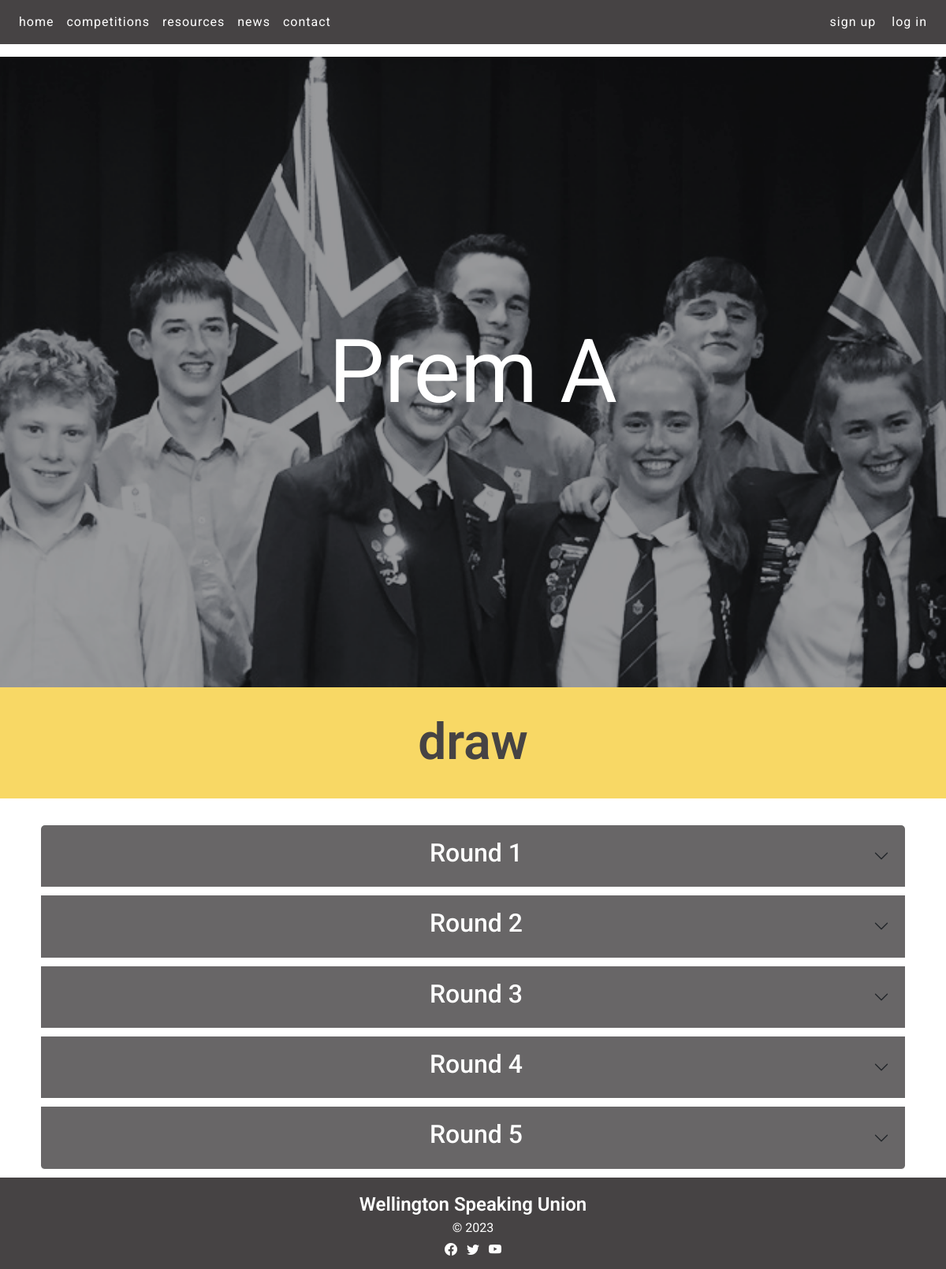
The page /draw?grade=Prem+A on the database its author committed.
### tables this page shows
CREATE TABLE draw(
    draw_id integer primary key autoincrement not null,
    grade text not null,
    round integer not null,
    affirming text not null,
    negating text not null,
    winner text
);

### server.py (the view)
@app.route ('/draw')
def draw():
    data = request.args
    if 'grade' not in data.keys():
        return render_template("error.html", message="No grade found")
    print(data)
    query_grade = data['grade']
    sql = """select draw_id, grade, round, affirming, negating, winner from draw where grade=?"""
    values_tuple = (query_grade,)
    result = run_search_query_tuples(sql,values_tuple,db_path,True)
    print(result)
    if result is None or len(result) == 0 :
        message = "No data for draw: {}".format(query_grade)
        return render_template("error.html", message=message)
    return render_template("draw.html", draw=result, grade=data['grade'])

### db_functions.py (called while the page is built)
def run_search_query_tuples(sql_query, values_tuple, file_path, rowfactory=False):
    result = None
    try:
        db = sqlite3.connect(file_path)
        if rowfactory:
            db.row_factory = sqlite3.Row
        cursor = db.cursor()
        cursor.execute(sql_query, values_tuple)
        result = cursor.fetchall()
        cursor.close()
    except sqlite3.Error as error:
        print("Error running search query tuples: {}".format(error))
        return None
    db.close()
    if result is None:
        print("No search values were found")
    return result

### templates/draw.html (shortened to what this page needs)
{% extends "layout.html" %}
{% block content %}
<section class="parallax-container parallax1">
    <h1>{{ grade }}</h1>
</section>
<h1 class="aboutus-heading"> draw </h1>
<br>
<div class="container-lg">
<div class="accordion" id="AccordionFlushPremA">
{% set ns=namespace(round="") %}
  {% for row in draw %}
    {% if row['round'] != ns.round %}
      {% set ns.round=row['round'] %}
        {% if loop.index0 != 0 %}
        </div>
        {% endif %}
        <div class="accordion-item">
        <h2 class="accordion-header" id="panel-{{loop.index0}}">
        <button class="accordion-button collapsed ps-5" type="button" data-bs-toggle="collapse" data-bs-target="#Open-{{ loop.index0 }}">
        <h2 class="text-center w-100"> {{ns.round}} </h2>
        </button>
        </h2>
    {% endif %}
    {% endfor %}
        </div>
</div>
</div>
{% endblock %}

### static/styles.css (style rules this page uses)
:root { --brand-black: rgb(27,27,28); --brand-dark-gray: rgb(70,67,68); --brand-light-gray: rgb(104,102,103); --brand-yellow: rgb(248,216,101); --brand-white: rgb(255,255,255); }
.parallax-container { background-attachment: fixed; background-position: top; background-size: cover; min-height: 100vh; display: flex; flex-direction: column; align-items: center; justify-content: center; }
.parallax-container h1:first-child { font-size: 7em; text-align:center; font-weight:400; margin:auto; color: var(--brand-white); padding: 0.5em; position: absolute; }
.parallax1 { background-image: url("images/Parallax1.png"); }
body { font-family: 'Roboto', serif; font-size: 100%; background-color: var(--brand-white); margin: 0; }
.aboutus-heading { font-size: 4em; text-align: center; font-weight:600; margin: 0; color: var(--brand-dark-gray); padding: 0.5em 0 0.5em 0; background-color:var(--brand-yellow) }
.accordion { --bs-accordion-bg:var(--brand-light-gray); --bs-accordion-btn-focus-border-color:var(--brand-dark-gray); --bs-accordion-active-color:var(--brand-white); --bs-accordion-active-bg:var(--brand-white); --bs-accordion-border-width:10px; }
.accordion-item { background-color:var(--brand-white); border: var(--bs-accordion-border-width) solid var(--brand-white); }
.accordion-button { border-bottom: 1px solid white; font-size: 2em; color:white; }

### rows shown on the page
draw: round "Round 1"
draw: round "Round 2"
draw: round "Round 3"
draw: round "Round 4"
draw: round "Round 5"

### other values the page prints
{{ grade }} "Prem A"
